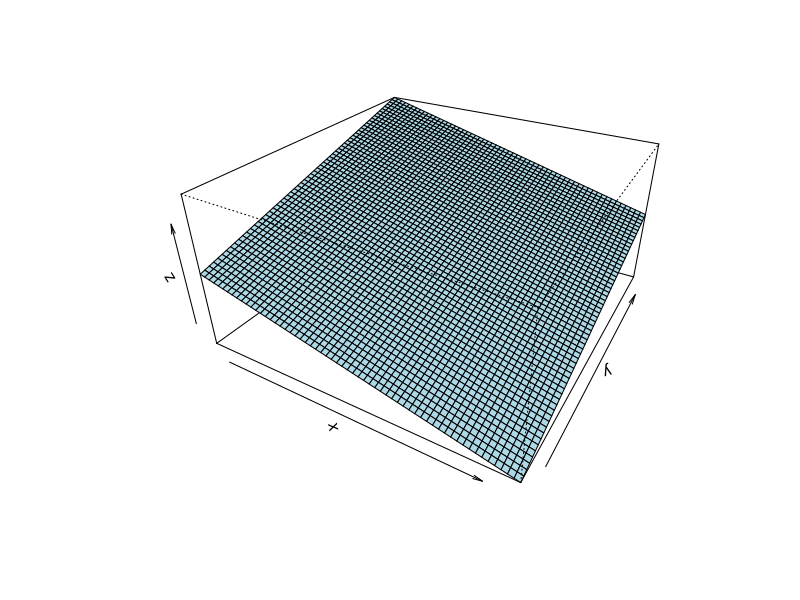
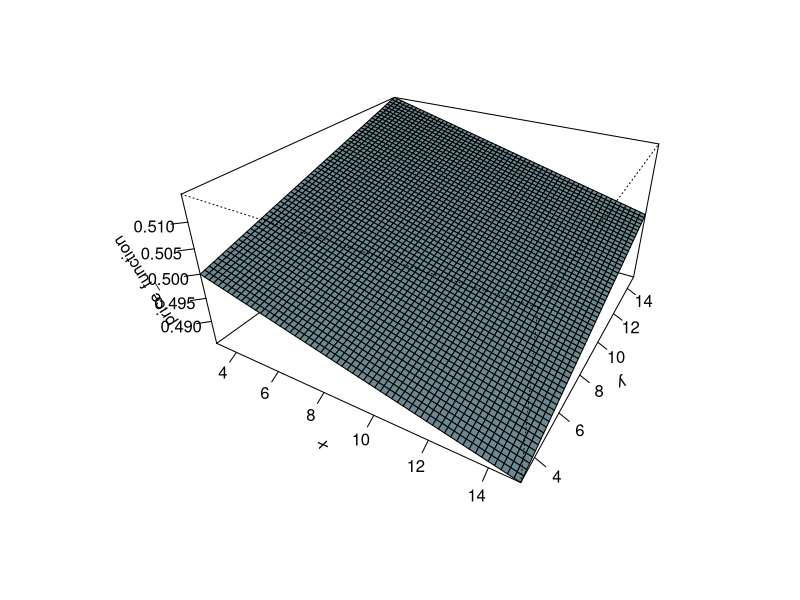
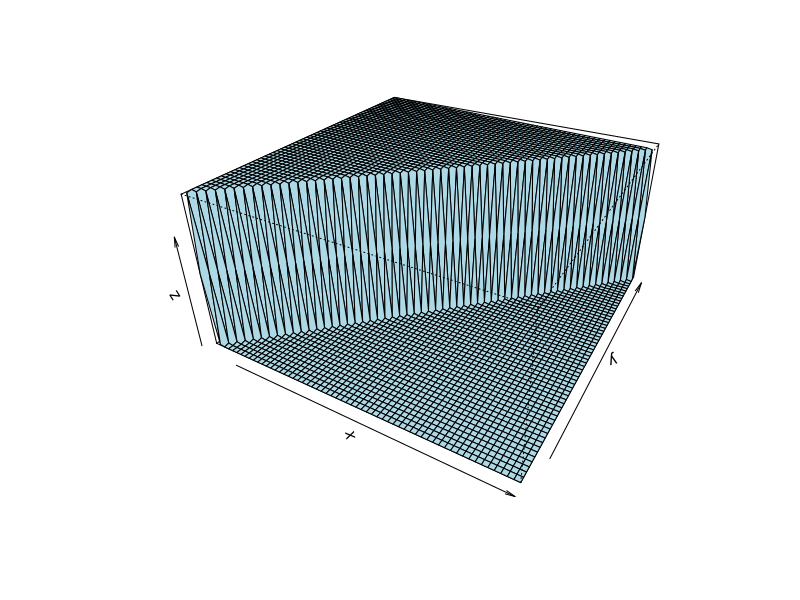
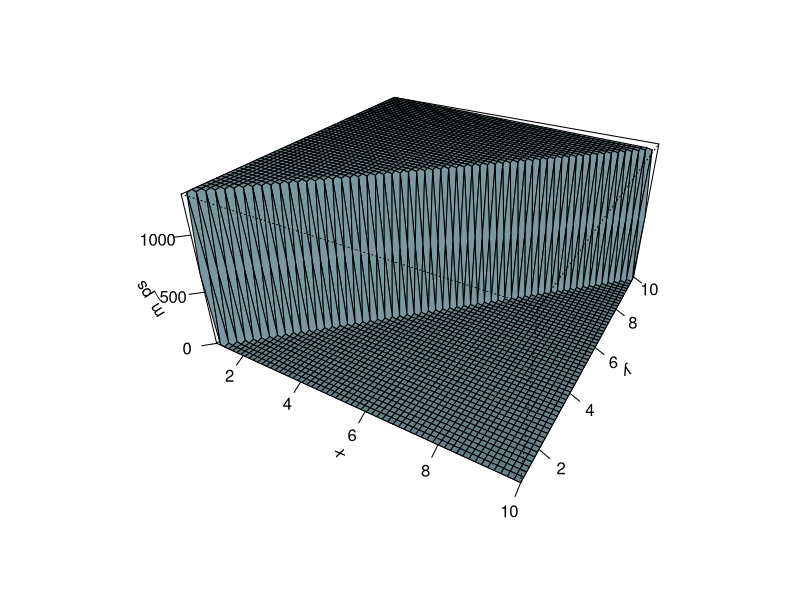
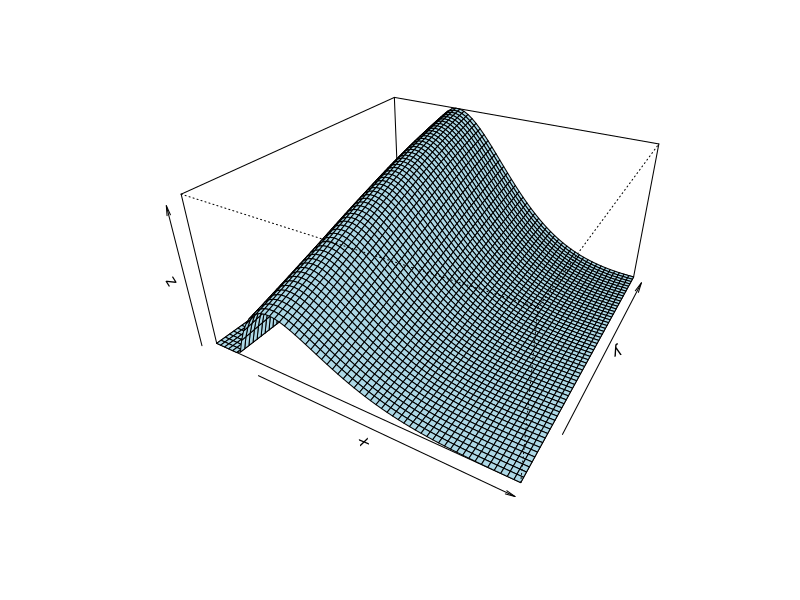
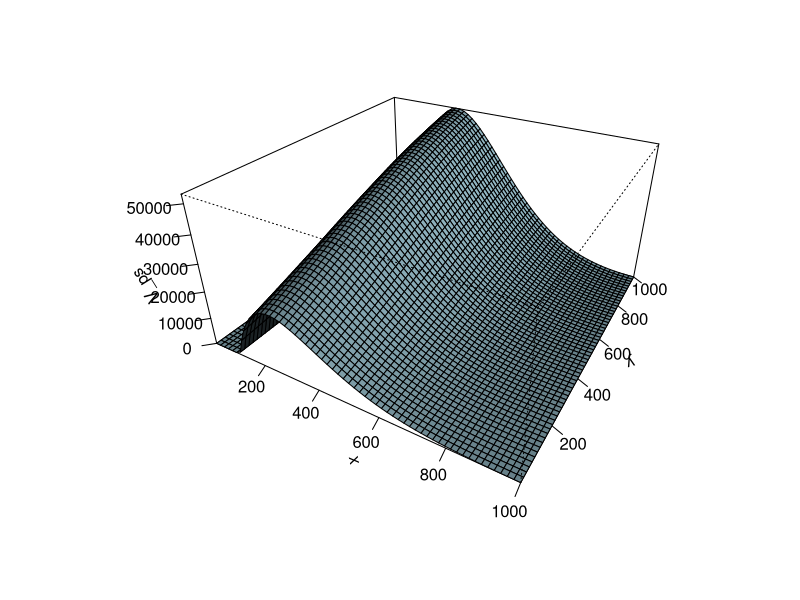
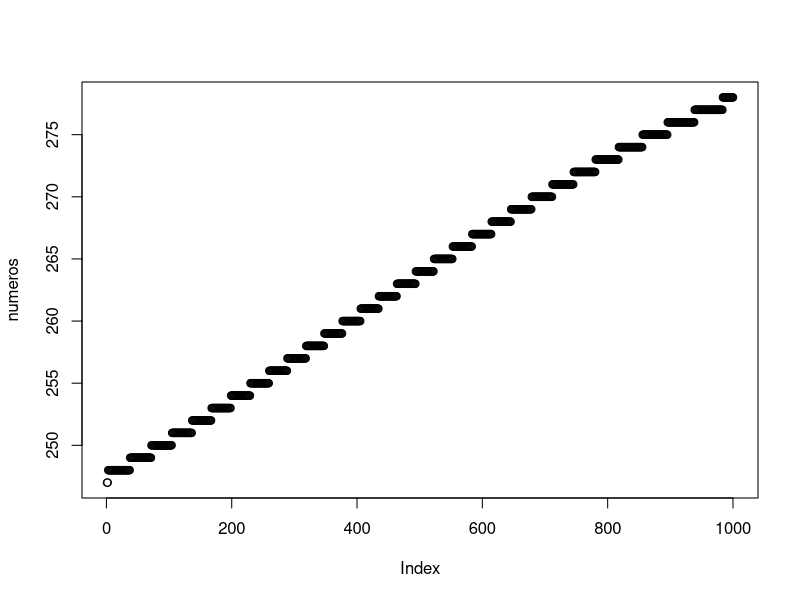

The R script that drew these images, in order: (Note: this script raises an error after producing the figures.)

graficador<-function(a,b,l,f){
  x <- seq(a, b, length.out = l)
  y <- x
  z <- outer(x, y, f)
  z[z<0]=0
  op <- par(bg = "white")
  persp(x, y, z, theta = 30, phi = 30, expand = 0.5, col = "lightblue")
  persp(x, y, z, theta = 30, phi = 30, expand = 0.5, col = "lightblue",
        ltheta = 120, shade = 0.75, ticktype = "detailed",zlab = f
  ) -> res
}


price_function<-function(p_1,p_2,k=1){
  return(exp((p_2-p_1)*k))
}

price_function<-function(p_1,p_2,k=200){
  return(1-(
    exp(p_1/k)/
      (exp(p_1/k)+exp(p_2/k))
  )
  
  )
}



graficador(3,15,60,"price_function")
dicotomic_function<-function(c_1,c_2,n_1,n_2,N){
  return(
    (
      n_1+c_1*(N-n_1-n_2)
    )/(
      (n_1+n_2)*((c_1+c_2)==0)+N*((c_1+c_2)>0)
    )
  )
}

dicotomic_function<-function(c_1,c_2,n_1,n_2,N){
  return(
    (
      n_1+c_1*(N-n_1-n_2)
    )/(
      (n_1+n_2)*(1 -c_1) * ( 1 - c_2 )+N*((c_1+c_2)>0)
    )
  )
}

dicotomic_function1<-function(c_1,c_2,n_1,n_2,N){
  return(
    c_1 * c_2 * 0.6 +
      c_1 * (1 - c_2) * 0.75 +
      (1 -c_1) * ( 1 - c_2 ) * 0.65+
      c_1 * (1 - c_2) * 0.8
  )
}
dicotomic_function2<-function(c_1,c_2,n_1,n_2,N){
  return(
    c_1 * c_2 * 0.6 +
      c_1 * (1 - c_2) * 0.65 +
      (1 -c_1) * ( 1 - c_2 ) * 0.75+
      c_1 * (1 - c_2) * 0.8
  )
}

price_control<-function(p,k=400,m=1000){
  return(0+
           (p<m)*(((p-m)/m)^2)
  )
}
price_control<-function(p,k=400,m=1000){
  return(0+
          (p<m)*exp(-p/k)*(((p-m)/m)^2)
  )
}


m_ps<-function(p_1,p_2,c_1=0,c_2=0,n_1=100000000,n_2=50000000,N=500000000,k=0.03){
  return(
    2000*dicotomic_function(c_1,c_2,n_1,n_2,N)*price_function(p_1,p_2,k)*price_control(p_1)
  )
}
graficador(1,10,60,"m_ps")

V_ps<-function(p_1,p_2,c_1=0,c_2=0,n_1=100000000,n_2=50000000,N=500000000,k=400){
  m_ps(p_1,p_2,c_1=c_1,c_2=c_2,k=k,n_1 = n_1,n_2=n_2,N=N)*(p_1-100)
}

V_xb<-function(p_1,p_2,c_1=0,c_2=0,n_1=100000000,n_2=50000000,N=500000000,k=300){
  m_ps(p_2,p_1,c_1=c_1,c_2=c_2,k=k,n_1 = n_1,n_2=n_2,N=N)*(p_2-50)
}

graficador(1,1000,60,"V_ps")
k=1000
P=1000
numeros=numeric(P)
a=0
numero =0
for( i in 1:P){
  for( j in 1:k){
    if (a < V_ps(j,i)){
      numero=j
      a=V_ps(j,i)
    }
  }
  numeros[i]=numero
}
numeros
plot(numeros)
c=10000
ps=numeric(c)
xb=numeric(c)
xb[1]=0
for(i in 1:1000){
  ps[i+1]=numeros[xb[i]]
  xb[i+1]=numeros[ps[i+1]]
}

x0 = 0
y0 = 0
c = 100
z = matrix(0,nrow=2,ncol=c+1); z[,1] <- c(x0,y0)
for(i in 1:c){
  z[1,i+1] <- optim(z[1,i],function(x){-V_ps(x,z[2,i])})$par
  z[2,i+1] <- optim(z[2,i],function(y){-V_xb(z[1,i+1],y)})$par
}
z
